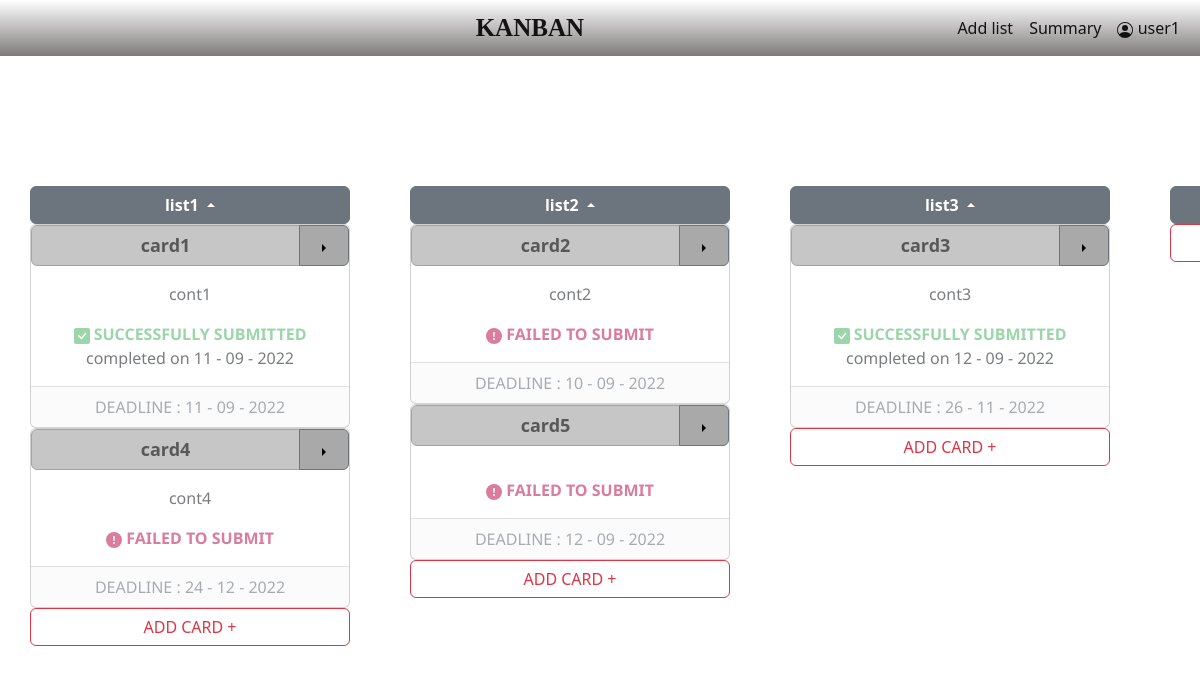
/user (signed in), run on the app's committed database.
### application/models.py (models this page shows)
class Users(db.Model):
    __tablename__='users'
    id_=Column(Integer, primary_key=True, autoincrement = True)
    name=Column(String(25), nullable = False)
    email=Column(String(25),nullable = False,unique=True)
    passw=Column(String(25),nullable = False)##
    lists=relationship("List", backref="user", cascade="all, delete-orphan")

class List(db.Model):
    __tablename__='list'
    l_id=Column(Integer, primary_key=True)
    user_id=Column(Integer, ForeignKey("users.id_"))
    l_name=Column(String(20), nullable = False)
    dsp=Column(String(45))
    cards=relationship("Card", backref="li", cascade="all, delete-orphan")

class Card(db.Model):
    __tablename__='card'
    c_id=Column(Integer, primary_key=True, autoincrement = True)
    c_name=Column(String(20), nullable = False)
    cont=Column(String(50))
    comp=Column(String)
    deadline=Column(String(10), nullable=False )
    list_id=Column(Integer, ForeignKey("list.l_id"))
    d=Column(String(10),default=date.today())

### application/controllers.py (the view)
@app.route("/user", methods=["GET"])
def user():
    name=session["name"]
    email=session["email"]
    passw=session["passw"]
    f_usr=Users.query.filter_by(name=name, email=email,passw=passw).first()
    _id_=f_usr.id_
    n=f_usr.name
    ls=List.query.filter_by(user_id=_id_).all()
    if request.method=="GET":
        if ls:
            cards={}
            for l in ls:
                cards[l]=Card.query.filter_by(list_id=l.l_id).all()
            no=len(ls)
            td=str(date.today())
            return render_template("users.html", user_id=_id_, u_name=n,ls=ls,cards=cards, td=td)
        else:
            flash(message="You have no lists in your account, please add a list to continue.", category="info")
            return redirect(url_for("add_list", user=_id_))

### templates/users.html (shortened to what this page needs)
{% extends 'base.html' %}
{% block content %}
<body>
  <div class="lis">
    {% for l in ls %}
    <div class="list-group">
      <div class="dropup-center dropup text-wrap">
        <button class="btn btn-secondary dropdown-toggle text-wrap" type="button" data-bs-toggle="dropdown" aria-expanded="false"
          style="font-weight:750 ;">
          {{ l["l_name"] }}
        </button>
      </div>
      {% for cr in cards[l] %}
      {% if cr.comp == "comp" and td > cr.deadline %}
      <div class="card text-center">
        <div class="btn-group dropend">
          <button type="button" class="btn btn-secondary text-wrap"
            style="background-color: darkgrey;width: 270px;color:black;font-weight:700;font-size: large;" disabled>
            {{ cr["c_name"] }}
          </button>
          <button type="button" class="btn btn-secondary dropdown-toggle dropdown-toggle-split"
            data-bs-toggle="dropdown" aria-expanded="false"
            style="background-color: darkgrey;width: 50px;color: black;">
          </button>
        </div>
        <div class="card-body" aria-disabled="true">
          <p class="card-text text-wrap">{{cr["cont"]}}</p>
          <strong style="color:rgba(29, 160, 59, 0.735)" class="text-wrap">SUCCESSFULLY SUBMITTED</strong>
          <div>completed on {% set list12 = cr.d.split('-') %}
            {%- for items in list12|reverse -%}
            <span>{% if not loop.last %}{{items}} -{% else %}{{items}}{% endif %}</span>
            {% endfor %}</div>
        </div>
        <div class="card-footer text-muted" aria-disabled="true">
          DEADLINE : {% set list1 = cr.deadline.split('-') %}
          {%- for item in list1|reverse -%}
          <span>{% if not loop.last %}{{item}} -{% else %}{{item}}{% endif %}</span>
          {% endfor %}
        </div>
      </div>
      {% elif cr.comp != "comp" and td > cr.deadline %}
      <div class="card text-center">
        <div class="btn-group dropend">
          <button type="button" class="btn btn-secondary text-wrap"
            style="background-color: darkgrey;width: 270px;color:black;font-weight:700;font-size: large;" disabled>
            {{ cr["c_name"] }}
          </button>
          <button type="button" class="btn btn-secondary dropdown-toggle dropdown-toggle-split"
            data-bs-toggle="dropdown" aria-expanded="false"
            style="background-color: darkgrey;width: 50px;color: black;">
          </button>
        </div>
        <div class="card-body" aria-disabled="true">
          <p class="card-text text-wrap">{{cr["cont"]}}</p>
          <div class="align-items-center">
            <strong style="color:rgba(193, 34, 87, 0.986) ;" class="text-wrap">FAILED TO SUBMIT</strong>
          </div>
        </div>
        <div class="card-footer text-muted" aria-disabled="true">
          DEADLINE : {% set list1 = cr.deadline.split('-') %}
          {%- for item in list1|reverse -%}
          <span>{% if not loop.last %}{{item}} -{% else %}{{item}}{% endif %}</span>
          {% endfor %}
        </div>
      </div>
      {% endif %}
      {% endfor %}
      <a role="button" href="{{user_id}}/{{l['l_id']}}/add_card" class="btn btn-outline-danger a">ADD CARD +</a>
    </div>
    {% endfor %}
  </div>
</body>
{% endblock %}

### templates/base.html (shortened to what this page needs)
<!DOCTYPE html>
<head>
  <link href="https://cdn.jsdelivr.net/npm/bootstrap@5.2.0/dist/css/bootstrap.min.css" rel="stylesheet"
>
</head>
<body>
  <nav class="navbar navbar-expand-lg bg-light">
    <div class="container-fluid">
      <a class="navbar-brand position-absolute end-50" href="/user">KANBAN</a>
      <div class="collapse navbar-collapse d-flex justify-content-end" id="navbarNavAltMarkup">
        <div class="navbar-nav">
          <a class="nav-link active" aria-current="page" href="/{{user_id}}/add_list">Add list</a>
          <a class="nav-link active" href="/{{user_id}}/summary">Summary</a>
          <li class="nav-item dropdown">
            <a class="nav-link active" href="#" role="button" data-bs-toggle="dropdown">
              {{u_name}} </a>
          </li>
        </div>
      </div>
    </div>
  </nav>
  {% block content %}{% endblock %}
</body>

### templates/base.html (style rules this page uses)
nav { background: linear-gradient(white, rgb(126, 122, 122)); }
.navbar-brand { font-family: cursive; font-size: 25px; font-weight: bolder; }

### templates/users.html (style rules this page uses)
.lis { display: flex; flex-direction: row; overflow: auto; white-space: nowrap; flex-shrink: none; }
.list-group { margin-top: 30px; text-align: center; padding-top: 100px; padding-bottom: 100px; margin-left: 30px; margin-right: 30px; align-items: center; }
.card { text-align: center; text-rendering: geometricPrecision; width: 320px; }
.dropdown-toggle { width: 320px; }
.a { width: 320px; }
[aria-disabled="true"] { opacity: 0.6; }

### data on the page
Users: name "user1"
List: l_name "list1"
Card: c_name "card1", cont "cont1", list12 "11" "09", list12 "2022", list1 "11" "09", list1 "2022"
Card: c_name "card4", cont "cont4", list1 "24" "12", list1 "2022"
List: l_name "list2"
Card: c_name "card2", cont "cont2", list1 "10" "09", list1 "2022"
Card: c_name "card5", list1 "12" "09", list1 "2022"
List: l_name "list3"
Card: c_name "card3", cont "cont3", list12 "12" "09", list12 "2022", list1 "26" "11", list1 "2022"
